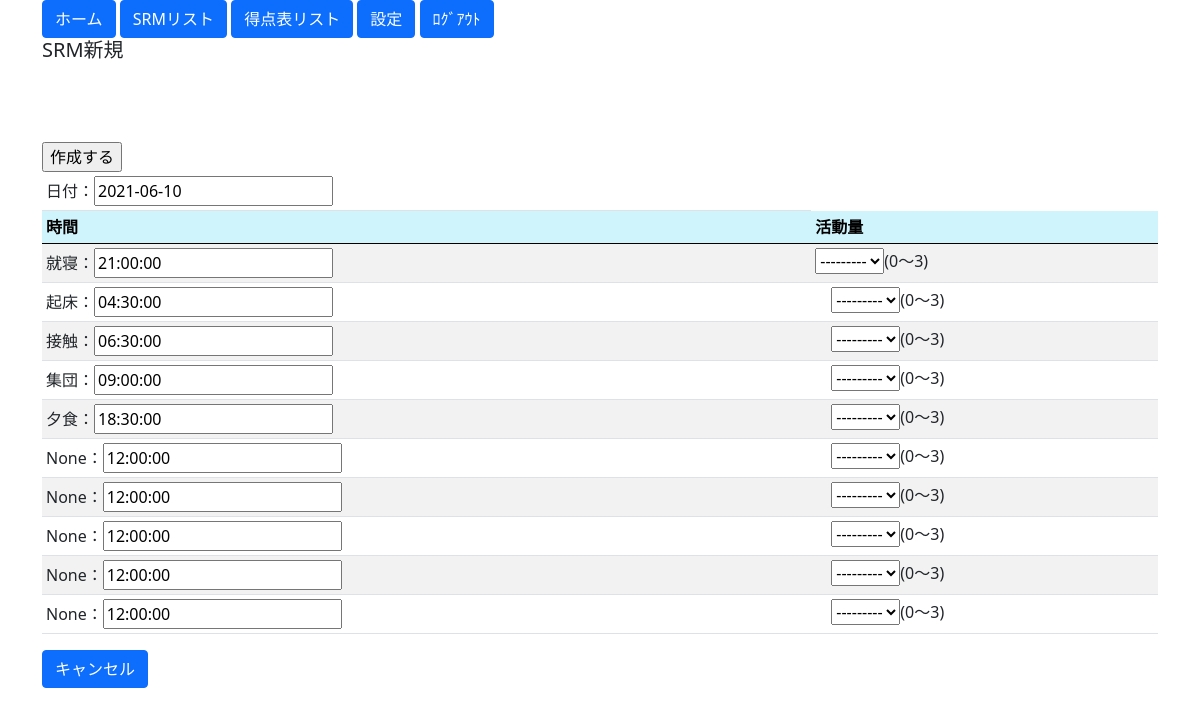
The page /SRM/SRMcreate/ on the database its author committed.
### blogpost/models.py (models this page shows, shortened)
class SRMModel(models.Model):
    actions = ["昨就寝","起床","接触","集団","夕食","#6","#7","#8","#9","#10"]
    action_times = ["action" + str(i) +"_time" for i in range(len(actions))]
    default_times = [time(21,00,00,0),time(4,30,00,0),time(6,30,00,0),time(9,00,00,0),time(18,30,00,0),time(12,00,00,0),time(12,00,00,0),time(12,00,00,0),time(12,00,00,0),time(12,00,00,0)]
    action_values = ["action" + str(i) +"_value" for i in range(len(actions))]
    value_range1 =  ((0,0),(1,1),(2,2),(3,3))
    value_range2 = ((-5,-5),(-4,-4),(-3,-3),(-2,-2),(-1,-1),(0,0),(1,1),(2,2),(3,3),(4,4),(5,5))
    i = 0
    SRM_date = models.DateField(primary_key=True, default=timezone.localtime, help_text="日付")  #db_index=True
    action_time1 = models.TimeField(default=default_times[i], blank=True, null=True, help_text=actions[i] + "の時間")
    action_value1 = models.IntegerField(choices=value_range1, blank=True, null=True, help_text=actions[i] +"の活動量 0～3")
    i += 1
    action_time2 = models.TimeField(default=default_times[i], blank=True, null=True, help_text=actions[i] + "の時間")
    action_value2 = models.IntegerField(choices=value_range1, blank=True, null=True, help_text=actions[i] +"の活動量 0～3")
    i += 1
    action_time3 = models.TimeField(default=default_times[i], blank=True, null=True, help_text=actions[i] + "の時間")
    action_value3 = models.IntegerField(choices=value_range1, blank=True, null=True, help_text=actions[i] +"の活動量 0～3")
    i += 1
    action_time4 = models.TimeField(default=default_times[i], blank=True, null=True, help_text=actions[i] + "の時間")
    action_value4 = models.IntegerField(choices=value_range1, blank=True, null=True, help_text=actions[i] +"の活動量 0～3")
    i += 1
    action_time5 = models.TimeField(default=default_times[i], blank=True, null=True, help_text=actions[i] + "の時間")
    action_value5 = models.IntegerField(choices=value_range1, blank=True, null=True, help_text=actions[i] +"の活動量 0～3")
    i += 1
    action_time6 = models.TimeField(default=default_times[i], blank=True, null=True, help_text=actions[i] + "の時間")
    action_value6 = models.IntegerField(choices=value_range1, blank=True, null=True, help_text=actions[i] +"の活動量 0～3")
    i += 1
    action_time7 = models.TimeField(default=default_times[i], blank=True, null=True, help_text=actions[i] + "の時間")
    action_value7 = models.IntegerField(choices=value_range1, blank=True, null=True, help_text=actions[i] +"の活動量 0～3")
    i += 1
    action_time8 = models.TimeField(default=default_times[i], blank=True, null=True, help_text=actions[i] + "の時間")
    action_value8 = models.IntegerField(choices=value_range1, blank=True, null=True, help_text=actions[i] +"の活動量 0～3")
    i += 1
    action_time9 = models.TimeField(default=default_times[i], blank=True, null=True, help_text=actions[i] + "の時間")
    action_value9 = models.IntegerField(choices=value_range1, blank=True, null=True, help_text=actions[i] +"の活動量 0～3")
    i += 1
    action_time10 = models.TimeField(default=default_times[i] , blank=True, null=True, help_text=actions[i] + "の時間")
    action_value10 = models.IntegerField(choices=value_range1, blank=True, null=True, help_text=actions[i] +"の活動量 0～3")
    mood_value = models.IntegerField(choices=value_range2, default=None, blank=True, null=True, help_text="気分の値 -5～5")
    ivent = models.CharField(max_length=50, blank=True, null=True)

class SRMOptionModel(models.Model):
    title = "SRM_option"
    SRM_name1 = "就寝"
    SRM_name2 = "起床"
    SRM_name3 = models.CharField(default = "接触", max_length=20, blank=True, null=True)
    SRM_name4 = models.CharField(default = "集団", max_length=20, blank=True, null=True)
    SRM_name5 = models.CharField(default = "夕食", max_length=20, blank=True, null=True)
    SRM_name6 = models.CharField(max_length=20,blank=True, null=True)
    SRM_name7 = models.CharField(max_length=20,blank=True, null=True)
    SRM_name8 = models.CharField(max_length=20,blank=True, null=True)
    SRM_name9 = models.CharField(max_length=20,blank=True, null=True)
    SRM_name10 = models.CharField(max_length=20,blank=True, null=True)

### blogpost/views.py (the view)
# urls.py: path('SRM/SRMcreate/', SRMCreate.as_view(), name='SRMcreate'),
class SRMCreate(CreateView):
    template_name = 'SRM/SRMcreate.html'
    model = SRMModel
    fields = "__all__"
    def get_context_data(self, **kwargs):
        context = super().get_context_data(**kwargs) # はじめに継承元のメソッドを呼び出す
        context['SRMOptionlist'] = SRMOptionModel.objects.all()
        return context
    success_url = reverse_lazy('Top')

### blogpost/templates/SRM/SRMcreate.html (shortened to what this page needs)
<!doctype html>
{% extends 'base.html' %}
{% block content %}
<div class='container'>
    <h5>SRM新規　{{ SRMOptionlist.0.SRM_date }}</h5>
    <form action="" method="POST">{% csrf_token %}
        <thead>
            <table class="table table-striped table-hover table-sm">    <thead>
                <td>日付：{{ form.SRM_date }}{{ form.SRM_date.errors }}</td>
                    <tr class="table-info">
                        <th>時間</th>
                        <th>活動量</th>
                    </tr>
            </thead>
            <tbody>
            {% if SRMOptionlist.0.SRM_name1 != "" %}
                <tr>
                    <td>{{ SRMOptionlist.0.SRM_name1 }}：{{ form.action_time1 }}{{ form.action_time1.errors }}</td>
                    <td>{{ form.action_value1 }}{{ form.action_value1.errors }}(0～3)</td>
                </tr>
            {% endif %}
            {% if SRMOptionlist.0.SRM_name2 != "" %}
                <tr>
                    <td>{{ SRMOptionlist.0.SRM_name2 }}：{{ form.action_time2 }}{{ form.action_time2.errors }}</td>
                    <td>　{{ form.action_value2 }}{{ form.action_value2.errors }}(0～3)</td>
                </tr>
            {% endif %}
            {% if SRMOptionlist.0.SRM_name3 != "" %}
                <tr>
                    <td>{{ SRMOptionlist.0.SRM_name3 }}：{{ form.action_time3 }}{{ form.action_time3.errors }}</td>
                    <td>　{{ form.action_value3 }}{{ form.action_value3.errors }}(0～3)</td>
                </tr>
            {% endif %}
            {% if SRMOptionlist.0.SRM_name4 != "" %}
                <tr>
                    <td>{{ SRMOptionlist.0.SRM_name4 }}：{{ form.action_time4 }}{{ form.action_time4.errors }}</td>
                    <td>　{{ form.action_value4 }}{{ form.action_value4.errors }}(0～3)</td>
                </tr>
            {% endif %}
            {% if SRMOptionlist.0.SRM_name5 != "" %}
                <tr>
                    <td>{{ SRMOptionlist.0.SRM_name5 }}：{{ form.action_time5 }}{{ form.action_time5.errors }}</td>
                    <td>　{{ form.action_value5 }}{{ form.action_value5.errors }}(0～3)</td>
                </tr>
            {% endif %}
            {% if SRMOptionlist.0.SRM_name6 != "" %}
                <tr>
                    <td>{{ SRMOptionlist.0.SRM_name6 }}：{{ form.action_time6 }}{{ form.action_time6.errors }}</td>
                    <td>　{{ form.action_value6 }}{{ form.action_value6.errors }}(0～3)</td>
                </tr>
            {% endif %}
            {% if SRMOptionlist.0.SRM_name7 != "" %}
                <tr>
                    <td>{{ SRMOptionlist.0.SRM_name7 }}：{{ form.action_time7 }}{{ form.action_time7.errors }}</td>
                    <td>　{{ form.action_value7 }}{{ form.action_value7.errors }}(0～3)</td>
                </tr>
            {% endif %}
            {% if SRMOptionlist.0.SRM_name8 != "" %}
                <tr>
                    <td>{{ SRMOptionlist.0.SRM_name8 }}：{{ form.action_time8 }}{{ form.action_time8.errors }}</td>
                    <td>　{{ form.action_value8 }}{{ form.action_value8.errors }}(0～3)</td>
                </tr>
            {% endif %}
            {% if SRMOptionlist.0.SRM_name9 != "" %}
                <tr>
                    <td>{{ SRMOptionlist.0.SRM_name9 }}：{{ form.action_time9 }}{{ form.action_time9.errors }}</td>
                    <td>　{{ form.action_value9 }}{{ form.action_value9.errors }}(0～3)</td>
                </tr>
            {% endif %}
            {% if SRMOptionlist.0.SRM_name10 != "" %}
                <tr>
                    <td>{{ SRMOptionlist.0.SRM_name10 }}：{{ form.action_time10 }}{{ form.action_time10.errors }}</td>
                    <td>　{{ form.action_value10 }}{{ form.action_value10.errors }}(0～3)</td>
                </tr>
            {% endif %}
            </tbody>
        <input type="submit" value="作成する">
        </table>
    </form>
    <a class="btn btn-primary" href="{% url 'Top' %}" role="button">キャンセル</a>
</div>
{% endblock content %}

### rows shown on the page
SRMOptionModel: SRMOptionlist "就寝", SRMOptionlist "起床", SRM_name3 "接触", SRM_name4 "集団", SRM_name5 "夕食", SRM_name6 "None", SRM_name7 "None", SRM_name8 "None", SRM_name9 "None", SRM_name10 "None"
